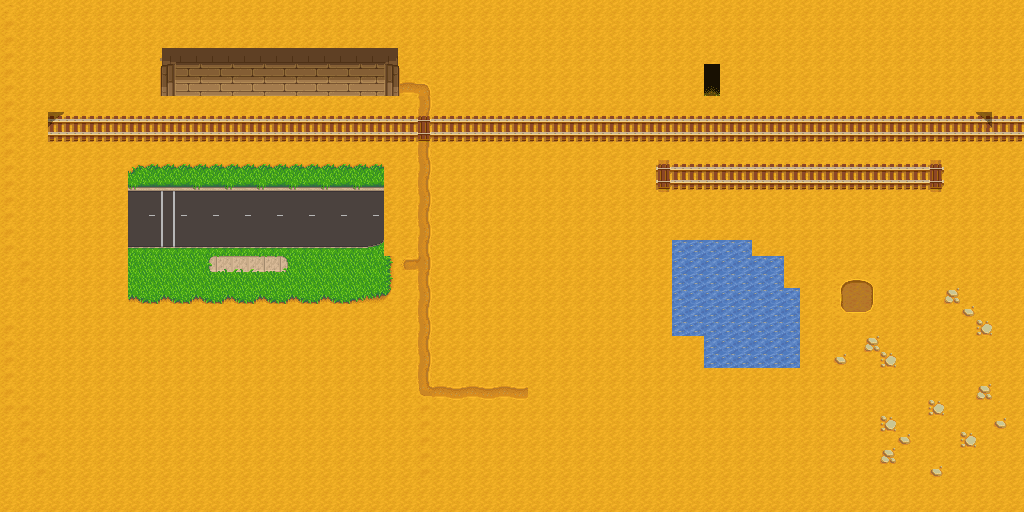

Tiled map render using the project's own tile images. Description and the map definition, with tile-layer contents summarised, below:
An orthogonal 64x32 tile map with 16x16 px tiles, 1 tile layer (Background), 2 hidden layers not drawn.

<map version="1.0" tiledversion="1.1.6" orientation="orthogonal" renderorder="right-down" width="64" height="32" tilewidth="16" tileheight="16" infinite="0" nextobjectid="1">
 <tileset firstgid="1" source="../tiles/outdoor.tsx" />
 <layer name="Background" width="64" height="32">
  <data>[2048 cells, 2048 non-empty, 67 distinct tile ids]</data>
 </layer>
 <layer name="Playerground" width="64" height="32" visible="0">
  <data>[2048 cells, 676 non-empty, 327 distinct tile ids]</data>
 </layer>
 <layer name="Forground" width="64" height="32" visible="0">
  <data>[2048 cells, 215 non-empty, 168 distinct tile ids]</data>
 </layer>
</map>
